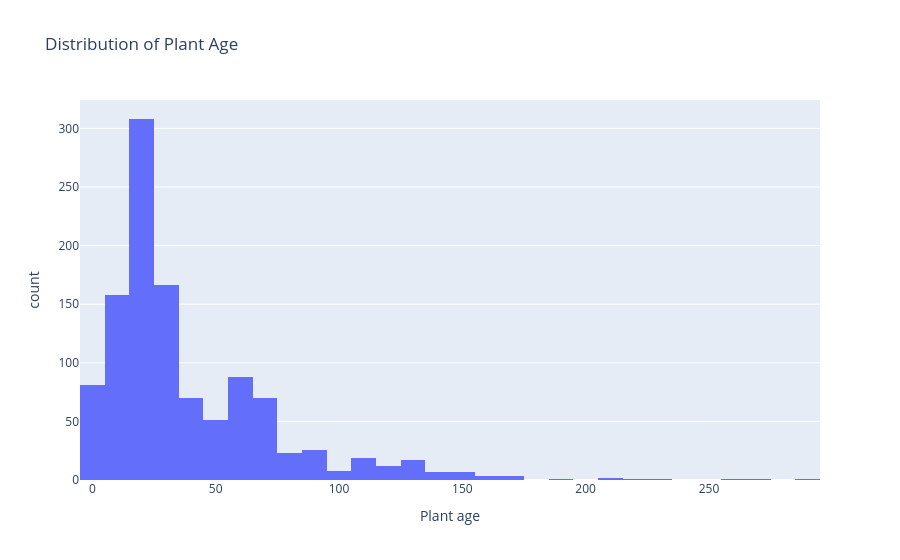

The notebook cell this image was saved under:
### Markdown cell above
### Question 2: Statistical Summary
**Task:** Generate descriptive statistics for numerical columns.
- What is the average plant capacity? (sum relevant capacity columns in ttpa if needed, e.g. sinter / coking / pelletizing / ferronickel)
- What is the range of latitudes and longitudes? (you will likely need to parse `Coordinates` first — see Part 3 hint)
- What is the distribution of `Plant age (years)`?

### Code cell
# Parse Coordinates into Latitude and Longitude
def parse_coordinates(coord_str):
    if pd.isna(coord_str):
        return (np.nan, np.nan)
    try:
        lat, lon = coord_str.split(',')
        return (float(lat.strip()), float(lon.strip()))
    except:
        return (np.nan, np.nan)

df[['Latitude', 'Longitude']] = df['Coordinates'].apply(
    lambda x: pd.Series(parse_coordinates(x))
)

# Capacity statistics
print("Average capacity:", df['Nominal crude steel capacity (ttpa)'].mean())
print("Min capacity:", df['Nominal crude steel capacity (ttpa)'].min())
print("Max capacity:", df['Nominal crude steel capacity (ttpa)'].max())
print()

# Geographic range
print("Latitude range:", df['Latitude'].min(), "to", df['Latitude'].max())
print("Longitude range:", df['Longitude'].min(), "to", df['Longitude'].max())
print()

# Plant age distribution
# Convert to numeric since it might have mixed types
df['Plant age'] = pd.to_numeric(df['Plant age'], errors='coerce')
print("Average plant age:", df['Plant age'].mean())
print("Min age:", df['Plant age'].min())
print("Max age:", df['Plant age'].max())
print()

# Visualize plant age distribution
fig = px.histogram(df, x='Plant age', nbins=30, title='Distribution of Plant Age')
fig.show()

# Summary stats
df[['Nominal crude steel capacity (ttpa)', 'Latitude', 'Longitude', 'Plant age']].describe()

### Figure 1 — Plotly figure (JSON) as saved in the notebook; plotly's stock layout.template omitted (floating-point values rounded to 4 significant figures; data arrays with more than 128 entries replaced by an {"elided": "..."} marker saying what was removed)
{"data": [{"bingroup": "x", "hovertemplate": "Plant age=%{x}<br>count=%{y}<extra></extra>", "legendgroup": "", "marker": {"color": "#636efa", "pattern": {"shape": ""}}, "name": "", "nbinsx": 30, "orientation": "v", "showlegend": false, "type": "histogram", "x": {"elided": "1293 float values"}, "xaxis": "x", "yaxis": "y"}], "layout": {"barmode": "relative", "legend": {"tracegroupgap": 0}, "title": {"text": "Distribution of Plant Age"}, "xaxis": {"anchor": "y", "domain": [0, 1], "title": {"text": "Plant age"}}, "yaxis": {"anchor": "x", "domain": [0, 1], "title": {"text": "count"}}}}
